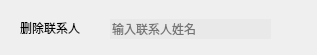
               <widget class="QWidget" name="page1delete">
                <widget class="QLabel" name="label_16">
                 <property name="geometry">
                  <rect>
                   <x>20</x>
                   <y>20</y>
                   <width>101</width>
                   <height>16</height>
                  </rect>
                 </property>
                 <property name="text">
                  <string>删除联系人</string>
                 </property>
                </widget>
                <widget class="QLineEdit" name="lineEdit_2">
                 <property name="geometry">
                  <rect>
                   <x>110</x>
                   <y>19</y>
                   <width>161</width>
                   <height>20</height>
                  </rect>
                 </property>
                 <property name="styleSheet">
                  <string notr="true">background-color: rgba(209, 209, 209,50);
border:none;</string>
                 </property>
                 <property name="placeholderText">
                  <string>输入联系人姓名</string>
                 </property>
                </widget>
                <widget class="QPushButton" name="pushButtonDe">
                 <property name="geometry">
                  <rect>
                   <x>280</x>
                   <y>18</y>
                   <width>28</width>
                   <height>28</height>
                  </rect>
                 </property>
                 <property name="styleSheet">
                  <string notr="true">QPushButton:hover{
	background-color: rgba(166, 166, 166,100);
	border-bottom:1px solid rgba(166, 166, 166,100);
}
 
QPushButton:pressed
{
	background-color: rgb(166, 166, 166,160);
	padding-left:3px;
	padding-top:3px
}
QPushButton{
	border:none;
	
	background-color: rgba(255, 255, 255, 0);
}</string>
                 </property>
                 <property name="text">
                  <string/>
                 </property>
                 <property name="icon">
                  <iconset resource="res.qrc">
                   <normaloff>:/icon/phres/icon/check.png</normaloff>:/icon/phres/icon/check.png</iconset>
                 </property>
                 <property name="iconSize">
                  <size>
                   <width>24</width>
                   <height>24</height>
                  </size>
                 </property>
                </widget>
               </widget>
